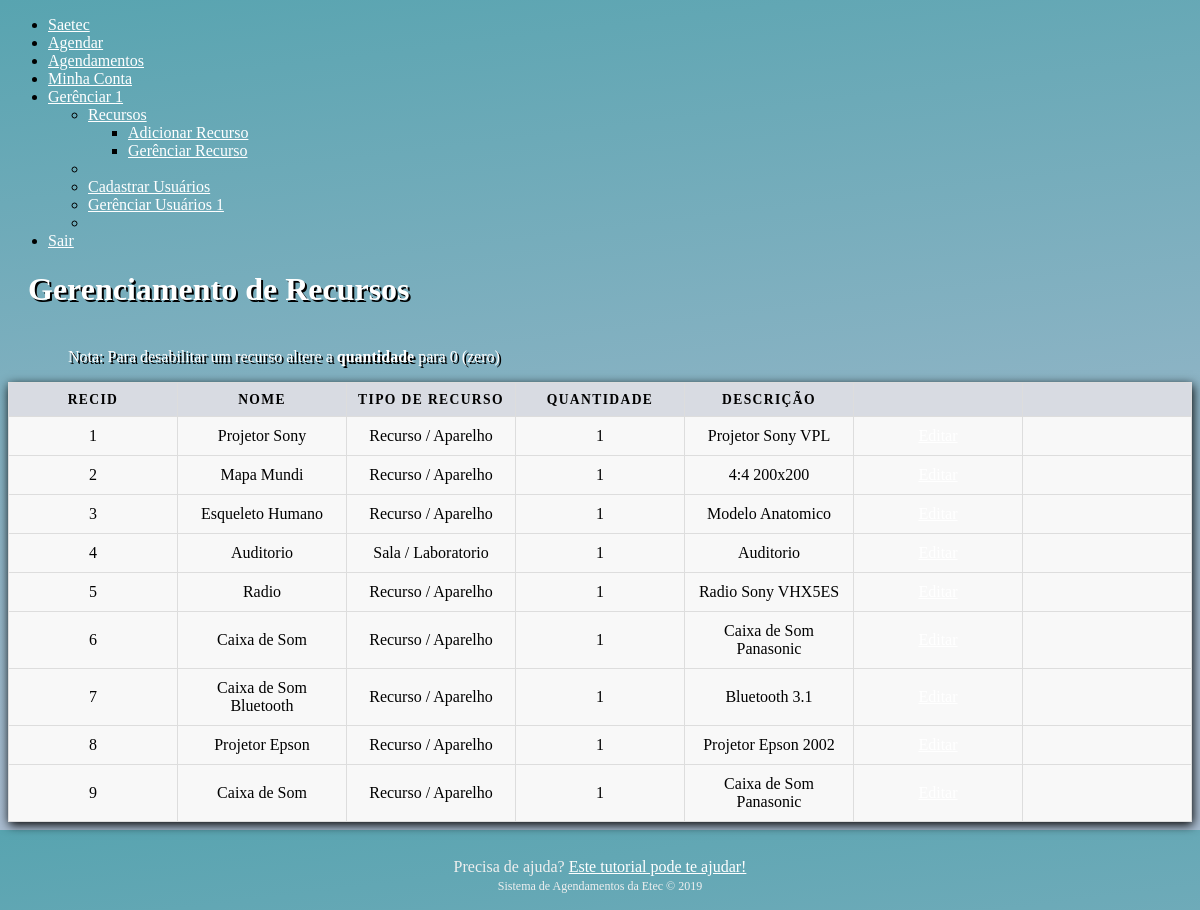
The page /home/admin/gerenciar_recursos.php (signed in) on the database as committed earlier.
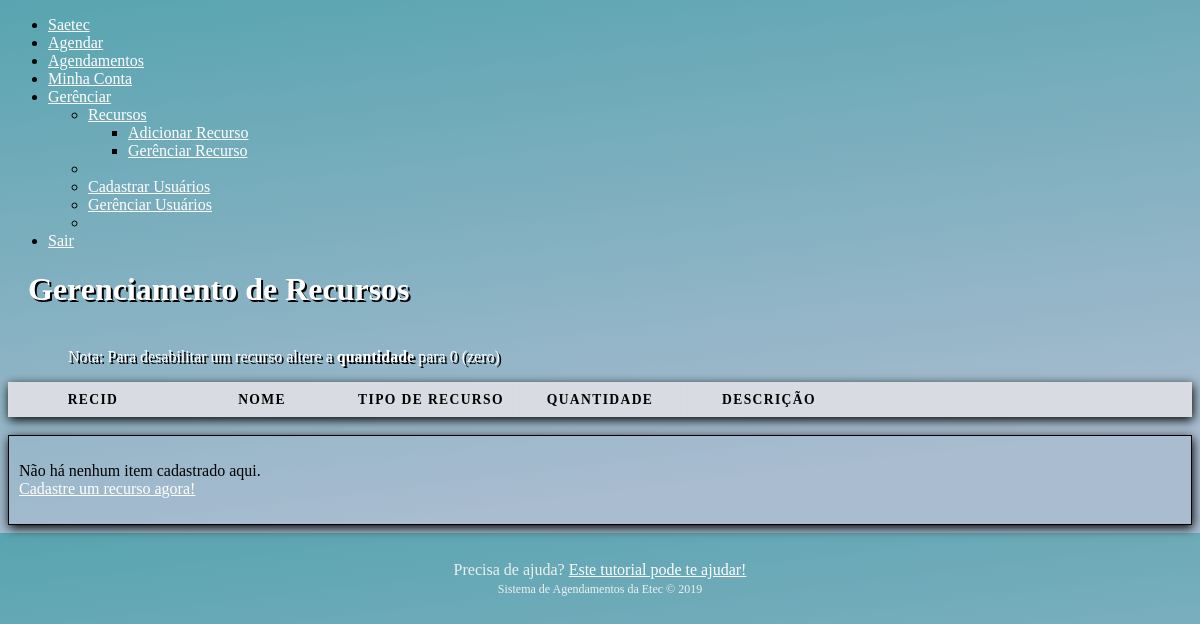
The same page on the database as committed later.
### tables this page shows
CREATE TABLE IF NOT EXISTS `recurso`
(
 `recId`         int auto_increment NOT NULL,
 `nome`          varchar(50) NOT NULL ,
 `tipo_recurso`  varchar(50) NOT NULL ,
 `quantidade`    int NOT NULL ,
 `descricao`     longtext NULL ,
PRIMARY KEY (`recId`)
);

### home/admin/gerenciar_recursos.php (the view, shortened to what this page needs)
<!DOCTYPE html>
<html>
<head>
  <link rel="stylesheet" href="https://cdn.metroui.org.ua/v4/css/metro-all.min.css">
</head>
<body>
  <ul class="h-menu">
    <li><a href="../index.php"><span class="mif-home icon"></span> Saetec</a></li>
    <li><a href="../agendar_objeto.php"><span class="mif-calendar icon"></span> Agendar</a></li>
    <li><a href="../agendamentos.php"><span class="mif-insert-template icon"></span> Agendamentos</a></li>
    <li><a href="../minhaconta.php"><span class="mif-user icon"></span> Minha Conta</a></li>
    <?php
    require('../../includes/conn.php');
    $query_usuarios_pendentes = "SELECT * FROM `usuarios` where `pendente` = 1;";
    $result_usuarios_pendentes = mysqli_query($con, $query_usuarios_pendentes);
    $num_rows_usuarios_pendentes = mysqli_num_rows($result_usuarios_pendentes);
    if ($_SESSION["permissao"] == "1") {
      echo '
    <li>';
      if ($num_rows_usuarios_pendentes > 0) {
        echo '<a href="#" class="dropdown-toggle"><span class="mif-command icon"></span> Gerênciar <span class="badge inline bg-cyan fg-white">' . $num_rows_usuarios_pendentes . '</span></a>';
      } else {
        echo '<a href="#" class="dropdown-toggle"><span class="mif-command icon"></span> Gerênciar</a>';
      }
      echo '
    <ul class="d-menu" data-role="dropdown">
      <li>
        <a href="#" class="dropdown-toggle"><span class="mif-dashboard icon"></span> Recursos</a>
        <ul class="d-menu" data-role="dropdown">
          <li><a href="incluir_objeto.php"><span class="mif-add icon"></span> Adicionar Recurso</a></li>
          <li><a href="gerenciar_recursos.php"><span class="mif-developer_board icon"></span> Gerênciar Recurso</a></li>
        </ul>
      </li>
      <li class="divider"></li>
      <li><a href="cadastrar.php"><span class="mif-user-plus icon"></span> Cadastrar Usuários</a></li>';
      if ($num_rows_usuarios_pendentes > 0) {
        echo '<li><a href="gerenciar.php"><span class="mif-users icon"></span> Gerênciar Usuários <span class="badge inline bg-cyan fg-white">' . $num_rows_usuarios_pendentes . '</span></a></li>';
      } else {
        echo '<li><a href="gerenciar.php"><span class="mif-users icon"></span> Gerênciar Usuários</a></li>';
      }
      echo '
      <li class="divider"></li>
    </ul>
  </li>
';
    }
    ?>
    <li><a href="/home/sair.php"><span class="mif-exit icon"></span> Sair</a></li>
  </ul>
  <div class="container">
    <?php
    echo "<div style=\"color: #fff; text-shadow: 2px 2px #000;padding-left: 20px;\" class=\"row\"><div class=\"cell\"><h1>Gerenciamento de Recursos</h1></div>";
    echo "<div class=\"cell\"><div class=\"float-right\" style=\"margin-top: 40px;\"><blockquote>Nota: Para desabilitar um recurso altere a <b>quantidade</b> para 0 (zero)</blockquote></div></div></div>";
    $query = "SELECT * FROM `recurso`;";
    $result = mysqli_query($con, $query);
    $num_rows = mysqli_num_rows($result);
    echo "<table border='1' id='tableShadow'>
<tr style='background-color: #d8dbe2';>
<th data-role=\"hint\"
data-hint-position=\"top\"
data-hint-text=\"ID do recurso\">recId</th>
<th>Nome</th>
<th>Tipo de Recurso</th>
<th>Quantidade</th>
<th>Descrição</th>
<th></th>
<th></th>
</tr>";
    while ($row = mysqli_fetch_array($result)) {
      echo "<tr>";
      echo "<td>" . $row['recId'] . "</td>";
      echo "<td>" . $row['nome'] . "</td>";
      echo "<td>" . $row['tipo_recurso'] . "</td>";
      if ($row['quantidade'] != '0') {
        echo "<td>" . $row['quantidade'] . "</td>";
      } else {
        echo "<td><span class=\"button alert small rounded\">Indisponível</span></td>";
      }
      echo "<td>" . $row['descricao'] . "</td>";
      echo "<td><a class=\"button secondary outline\" href=\"editar_recurso.php?recId=" . $row['recId'] . "\"><span class=\"mif-insert-template\"></span>  Editar</a></td>";
      echo "<td><a class=\"button alert cycle outline\" onclick=\"excluirRecurso(" . $row['recId'] . ");\"><span class=\"mif-cross\"></span></a></td>";
      echo "</tr>";
    }
    echo "</table>";
    if ($num_rows < 1) {
      echo '<br><div class="fg-white" id="tableShadow">';
      if ($_SESSION['permissao'] == 1) {
        echo '<p class="p-15 text-center">Não há nenhum item cadastrado aqui. <br><a href="incluir_objeto.php">Cadastre um recurso agora!</a></p>';
      } else {
        echo '<p class="p-15 text-center">Não há nenhum item cadastrado no momento.</p>';
      }
      echo '</div>';
    }
    ?>
  </div>
  <?php
  if ($_SESSION["permissao"] == "1") {
    echo '<div class="footer">Precisa de ajuda? <a href="/tutorial/91f5167c34c400758115c2a6826ec2e3.pdf" target="_blank">Este tutorial pode te ajudar!</a> <br><span style="font-size: 12px;">Sistema de Agendamentos da Etec &copy 2019</span></div>';
  } else {
    echo '<div class="footer">Precisa de ajuda? <a href="/tutorial/f8032d5cae3de20fcec887f395ec9a6a.pdf" target="_blank">Este tutorial pode te ajudar!</a> <br><span style="font-size: 12px;">Sistema de Agendamentos da Etec &copy 2019</span></div>';
  }
  ?>
</body>
</html>

Rows that differ between the two databases and show on the page:
removed recurso: recId "1", nome "Projetor Sony", tipo_recurso "Recurso / Aparelho", quantidade "1", descricao "Projetor Sony VPL"
removed recurso: recId "2", nome "Mapa Mundi", tipo_recurso "Recurso / Aparelho", quantidade "1", descricao "4:4 200x200"
removed recurso: recId "3", nome "Esqueleto Humano", tipo_recurso "Recurso / Aparelho", quantidade "1", descricao "Modelo Anatomico"
removed recurso: recId "4", nome "Auditorio", tipo_recurso "Sala / Laboratorio", quantidade "1", descricao "Auditorio"
removed recurso: recId "5", nome "Radio", tipo_recurso "Recurso / Aparelho", quantidade "1", descricao "Radio Sony VHX5ES"
removed recurso: recId "6", nome "Caixa de Som", tipo_recurso "Recurso / Aparelho", quantidade "1", descricao "Caixa de Som Panasonic"
removed recurso: recId "7", nome "Caixa de Som Bluetooth", tipo_recurso "Recurso / Aparelho", quantidade "1", descricao "Bluetooth 3.1"
removed recurso: recId "8", nome "Projetor Epson", tipo_recurso "Recurso / Aparelho", quantidade "1", descricao "Projetor Epson 2002"
removed recurso: recId "9", nome "Caixa de Som", tipo_recurso "Recurso / Aparelho", quantidade "1", descricao "Caixa de Som Panasonic"
Other text that changed with them:
$num_rows_usuarios_pendentes: "1" → (not shown)
text now shown: "Não há nenhum item cadastrado aqui. Cadastre um recurso agora!"
